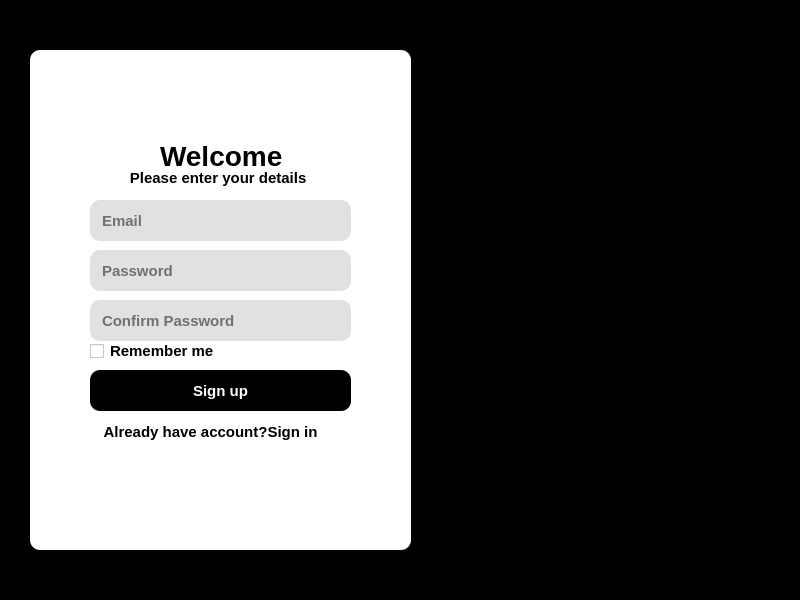
<?xml version="1.0" encoding="UTF-8"?>
<ui version="4.0">
 <class>MainWindow</class>
 <widget class="QMainWindow" name="MainWindow">
  <property name="geometry">
   <rect>
    <x>0</x>
    <y>0</y>
    <width>800</width>
    <height>600</height>
   </rect>
  </property>
  <property name="windowTitle">
   <string>MainWindow</string>
  </property>
  <property name="styleSheet">
   <string notr="true">border-radius: 10px;
background-color: rgb(0, 0, 0)</string>
  </property>
  <widget class="QWidget" name="centralwidget">
   <widget class="QWidget" name="widget" native="true">
    <property name="geometry">
     <rect>
      <x>30</x>
      <y>50</y>
      <width>381</width>
      <height>500</height>
     </rect>
    </property>
    <property name="font">
     <font>
      <pointsize>12</pointsize>
      <bold>true</bold>
     </font>
    </property>
    <property name="styleSheet">
     <string notr="true">background-color: rgb(255, 255, 255);
border-radius: 10px;</string>
    </property>
    <widget class="QLabel" name="label">
     <property name="geometry">
      <rect>
       <x>130</x>
       <y>90</y>
       <width>131</width>
       <height>31</height>
      </rect>
     </property>
     <property name="font">
      <font>
       <pointsize>21</pointsize>
       <bold>true</bold>
      </font>
     </property>
     <property name="text">
      <string>Welcome</string>
     </property>
    </widget>
    <widget class="QLabel" name="label_2">
     <property name="geometry">
      <rect>
       <x>50</x>
       <y>120</y>
       <width>241</width>
       <height>16</height>
      </rect>
     </property>
     <property name="font">
      <font>
       <pointsize>11</pointsize>
       <bold>true</bold>
      </font>
     </property>
     <property name="text">
      <string>            Please enter your details</string>
     </property>
    </widget>
    <widget class="QLineEdit" name="lineEdit">
     <property name="geometry">
      <rect>
       <x>60</x>
       <y>150</y>
       <width>261</width>
       <height>41</height>
      </rect>
     </property>
     <property name="font">
      <font>
       <pointsize>11</pointsize>
       <bold>true</bold>
      </font>
     </property>
     <property name="styleSheet">
      <string notr="true">background-color: rgb(225, 225, 225);
color: rgb(0, 0, 0);
border radius: 10px;
padding-left: 10px</string>
     </property>
     <property name="placeholderText">
      <string>Email</string>
     </property>
    </widget>
    <widget class="QLineEdit" name="lineEdit_2">
     <property name="geometry">
      <rect>
       <x>60</x>
       <y>200</y>
       <width>261</width>
       <height>41</height>
      </rect>
     </property>
     <property name="font">
      <font>
       <pointsize>11</pointsize>
       <bold>true</bold>
      </font>
     </property>
     <property name="styleSheet">
      <string notr="true">background-color: rgb(225, 225, 225);
color: rgb(0, 0, 0);
border radius: 10px;
padding-left: 10px</string>
     </property>
     <property name="placeholderText">
      <string>Password</string>
     </property>
    </widget>
    <widget class="QPushButton" name="pushButton">
     <property name="geometry">
      <rect>
       <x>60</x>
       <y>320</y>
       <width>261</width>
       <height>41</height>
      </rect>
     </property>
     <property name="font">
      <font>
       <pointsize>11</pointsize>
       <bold>true</bold>
      </font>
     </property>
     <property name="styleSheet">
      <string notr="true">background-color: rgb(0, 0, 0);
border-radius: 10px;
color: rgb(255, 255, 255);</string>
     </property>
     <property name="text">
      <string>Sign up</string>
     </property>
    </widget>
    <widget class="QCheckBox" name="checkBox">
     <property name="geometry">
      <rect>
       <x>60</x>
       <y>290</y>
       <width>251</width>
       <height>22</height>
      </rect>
     </property>
     <property name="font">
      <font>
       <pointsize>11</pointsize>
       <bold>true</bold>
      </font>
     </property>
     <property name="text">
      <string>Remember me</string>
     </property>
    </widget>
    <widget class="QPushButton" name="pushButton_2">
     <property name="geometry">
      <rect>
       <x>70</x>
       <y>370</y>
       <width>221</width>
       <height>24</height>
      </rect>
     </property>
     <property name="font">
      <font>
       <pointsize>11</pointsize>
       <bold>true</bold>
      </font>
     </property>
     <property name="text">
      <string>Already have account?Sign in</string>
     </property>
    </widget>
    <widget class="QLineEdit" name="lineEdit_3">
     <property name="geometry">
      <rect>
       <x>60</x>
       <y>250</y>
       <width>261</width>
       <height>41</height>
      </rect>
     </property>
     <property name="font">
      <font>
       <pointsize>11</pointsize>
       <bold>true</bold>
      </font>
     </property>
     <property name="styleSheet">
      <string notr="true">background-color: rgb(225, 225, 225);
color: rgb(0, 0, 0);
border radius: 10px;
padding-left: 10px</string>
     </property>
     <property name="placeholderText">
      <string>Confirm Password</string>
     </property>
    </widget>
    <zorder>label_2</zorder>
    <zorder>lineEdit</zorder>
    <zorder>label</zorder>
    <zorder>lineEdit_2</zorder>
    <zorder>pushButton</zorder>
    <zorder>checkBox</zorder>
    <zorder>pushButton_2</zorder>
    <zorder>lineEdit_3</zorder>
   </widget>
  </widget>
 </widget>
 <resources/>
 <connections/>
</ui>
